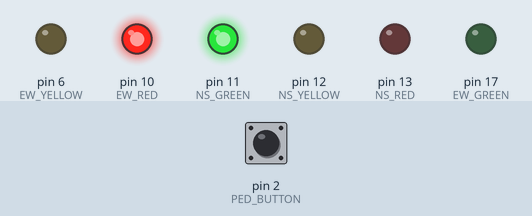
Bench run of a sketch on a simulated Arduino Uno, built with avr-gcc and run on an emulated ATmega328P. Shown: output pins drawn as LEDs (lit = HIGH). The test bench sets the inputs (shaded band); at power-on: pin 2 (PED_BUTTON) HIGH.

Above: at 1.2 s.
1.3 s: pin 2 (PED_BUTTON) pulled LOW for 0.15 s
At 4.7 s:
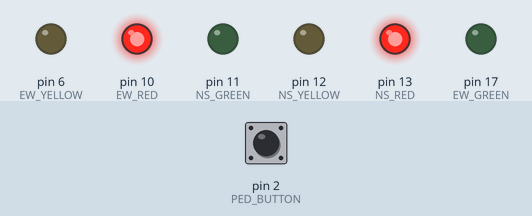
At 14.0 s:
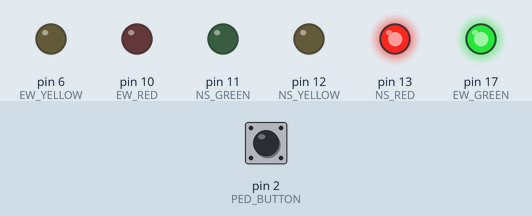
Timing chart, 0 to 17.5 s (numbered marks = the images above; inputs shaded):
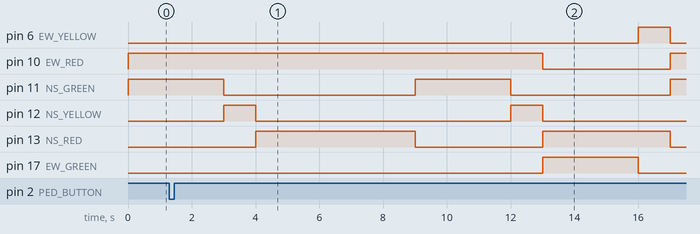

The sketch:

fsm_traffic1.ino
```cpp
// 1. Pin Definitions
const int EW_GREEN  = 17;
const int EW_YELLOW = 6;
const int EW_RED    = 10;
const int NS_GREEN  = 11;
const int NS_YELLOW = 12;
const int NS_RED    = 13;
const int PED_BUTTON =2;

// 2. FSM States
enum TrafficState {
  NS_GREEN_ST,
  NS_YELLOW_ST,
  EW_GREEN_ST,
  EW_YELLOW_ST,
  PEDESTRIAN_CROSSING_ST
};

TrafficState currentState = NS_GREEN_ST;

// 3. Timing Variables (Replacing the hardware timer)
unsigned long previousMillis = 0;
unsigned long interval = 0; // Starts at 0 so it triggers immediately on boot

// 4. Interrupt Variables for the Button
volatile bool pedestrian_waiting = false;
volatile unsigned long lastDebounceTime = 0;
const unsigned long debounceDelay = 200; // 200ms software debounce

void setup() {
  // Setup output pins
  pinMode(NS_GREEN, OUTPUT);
  pinMode(NS_YELLOW, OUTPUT);
  pinMode(NS_RED, OUTPUT);
  pinMode(EW_GREEN, OUTPUT);
  pinMode(EW_YELLOW, OUTPUT);
  pinMode(EW_RED, OUTPUT);


  pinMode(PED_BUTTON, INPUT_PULLUP);

  // Attach the standard Arduino external interrupt
  attachInterrupt(digitalPinToInterrupt(PED_BUTTON), buttonISR, FALLING);
}

// Interrupt Service Routine for the button
void buttonISR() {
  if (millis() - lastDebounceTime > debounceDelay) {
    pedestrian_waiting = true;
    lastDebounceTime = millis();
  }
}

// Helper function to make the main loop cleaner
void setLights(bool nsG, bool nsY, bool nsR, bool ewG, bool ewY, bool ewR) {
  digitalWrite(NS_GREEN, nsG);
  digitalWrite(NS_YELLOW, nsY);
  digitalWrite(NS_RED, nsR);
  digitalWrite(EW_GREEN, ewG);
  digitalWrite(EW_YELLOW, ewY);
  digitalWrite(EW_RED, ewR);
}

void loop() {
  // SOFTWARE POLLING: Constantly check the current time
  unsigned long currentMillis = millis();

  // If the required interval has passed, execute the state machine
  if (currentMillis - previousMillis >= interval) {
    previousMillis = currentMillis; // Reset the clock for the next state

    switch (currentState) {

      case NS_GREEN_ST:
        setLights(HIGH, LOW, LOW, LOW, LOW, HIGH); // NS Green, EW Red
        interval = 3000; // 3 seconds
        currentState = NS_YELLOW_ST;
        break;

      case NS_YELLOW_ST:
        setLights(LOW, HIGH, LOW, LOW, LOW, HIGH); // NS Yellow, EW Red
        interval = 1000; // 1 second

        // Safe routing check
        if (pedestrian_waiting) currentState = PEDESTRIAN_CROSSING_ST;
        else currentState = EW_GREEN_ST;
        break;

      case EW_GREEN_ST:
        setLights(LOW, LOW, HIGH, HIGH, LOW, LOW); // NS Red, EW Green
        interval = 3000;
        currentState = EW_YELLOW_ST;
        break;

      case EW_YELLOW_ST:
        setLights(LOW, LOW, HIGH, LOW, HIGH, LOW); // NS Red, EW Yellow
        interval = 1000;

        if (pedestrian_waiting) currentState = PEDESTRIAN_CROSSING_ST;
        else currentState = NS_GREEN_ST;
        break;

      case PEDESTRIAN_CROSSING_ST:
        setLights(LOW, LOW, HIGH, LOW, LOW, HIGH); // Both Red
        interval = 5000; // 5 seconds

        pedestrian_waiting = false; // Fulfill request
        currentState = NS_GREEN_ST;
        break;
    }
  }
}
```

Measured:
- by itself, pin 12 (NS_YELLOW): alternates HIGH for 1.0 s and LOW for 8.0 s
